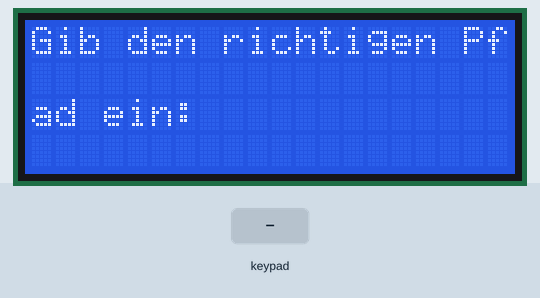
Bench run of a sketch on a simulated Arduino Uno, built with avr-gcc and run on an emulated ATmega328P. On the bench: 20×4 character LCD. Inputs (shaded band) come from the test bench.

Above: at 1.2 s.
1.3 s: key '2' pressed
At 2.5 s:
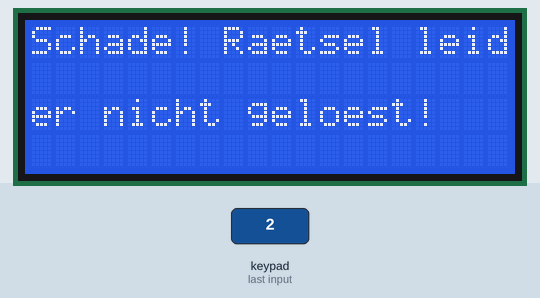
Timing chart, 0 to 4.3 s (numbered marks = the images above; inputs shaded):
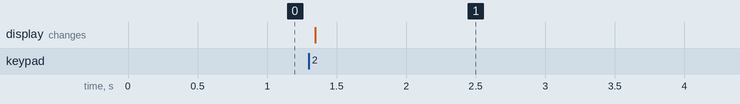

Measured:
- after the input at 1.3 s, the display: changes at once (image 1)

The sketch:

LCD_Prototpye2.ino
```cpp
/*
|| @version 1.0
|| @author Peter Hager
|| @contact peter.hager@ph-ooe.at
||
|| @description
|| | Labyrinth demo
|| | TO DO:
|| | 1. format output properly, no umlaute so far, no printing column by column
|| | 2. only check if the riddle has been solved when keying in '0'
|| | 3. display the maze by adjusting the cursor accordingly
|| | 4. create an interface to feed to program with different mazes
|| #
*/
#include <Keypad.h>
#include <LiquidCrystal_I2C.h>

const byte ROWS = 4; //four rows
const byte COLS = 4; //four columns
//define the cymbols on the buttons of the keypads
char hexaKeys[ROWS][COLS] = {
  {'1','2','3','A'},
  {'4','5','6','B'},
  {'7','8','9','C'},
  {'*','0','#','D'}
};
byte rowPins[ROWS] = {9, 8, 7, 6}; //connect to the row pinouts of the keypad
byte colPins[COLS] = {5, 4, 3, 2}; //connect to the column pinouts of the keypad

//initialize an instance of class NewKeypad
Keypad customKeypad = Keypad( makeKeymap(hexaKeys), rowPins, colPins, ROWS, COLS);

//initialize LCD module
LiquidCrystal_I2C lcd(0x27, 2, 1, 0, 4, 5, 6, 7, 3, POSITIVE);

//initialize demo labyrinth
//start at: 1/0, end at; 1/6, follow the path consisting of 0s
//control: up = 2, down = 8; left = 4, right = 6; OK = 0

  const int LEN = 7;
  int matrix[LEN][LEN] = {
    {1,1,1,1,1,1,1},
    {0,0,1,1,0,0,0},
    {1,0,1,1,0,1,1},
    {1,0,1,1,0,1,1},
    {1,0,1,1,0,1,1},
    {1,0,0,0,0,1,1},
    {1,1,1,1,1,1,1}
  };

  int startRow = 1;
  int startCol = 0;

  int finRow = 1;
  int finCol = 6;

  bool isCorrect = true;

void setup(){
  lcd.begin(20,4);
  lcd.setCursor(0,0);
  lcd.print("Gib den richtigen Pfad ein: ");
}

void loop(){

  if (isCorrect) {

    char customKey = customKeypad.getKey();

    isCorrect = checkIfMazeIsSolved(customKey);

    if (!isCorrect) {
      lcd.clear();
      lcd.print("Schade! Raetsel leider nicht geloest!");
    }
  }
}

bool checkIfMazeIsSolved(char customKey) {
  if (customKey == '2' || customKey == '8' || customKey == '4' || customKey == '6') {
      lcd.print(customKey);

      if ((customKey == '2') && (startRow-1 >= 0)) {
        startRow--;
      }
      else if ((customKey == '8') && (startRow+1 < LEN)) {
        startRow++;
      }
      else if ((customKey == '4') && (startCol-1 >= 0)) {
        startCol--;
      }
      else if ((customKey == '6') && (startCol+1 < LEN)) {
        startCol++;
      }
      else {
        return false;
      }

      if ((startRow == finRow) && (startCol == finCol)) {
        lcd.clear();
        lcd.print("Super! Raetsel geloest!");
      }
      if (matrix[startRow][startCol] == 1) {
        return false;
      }
    }

    return true;
}
```
